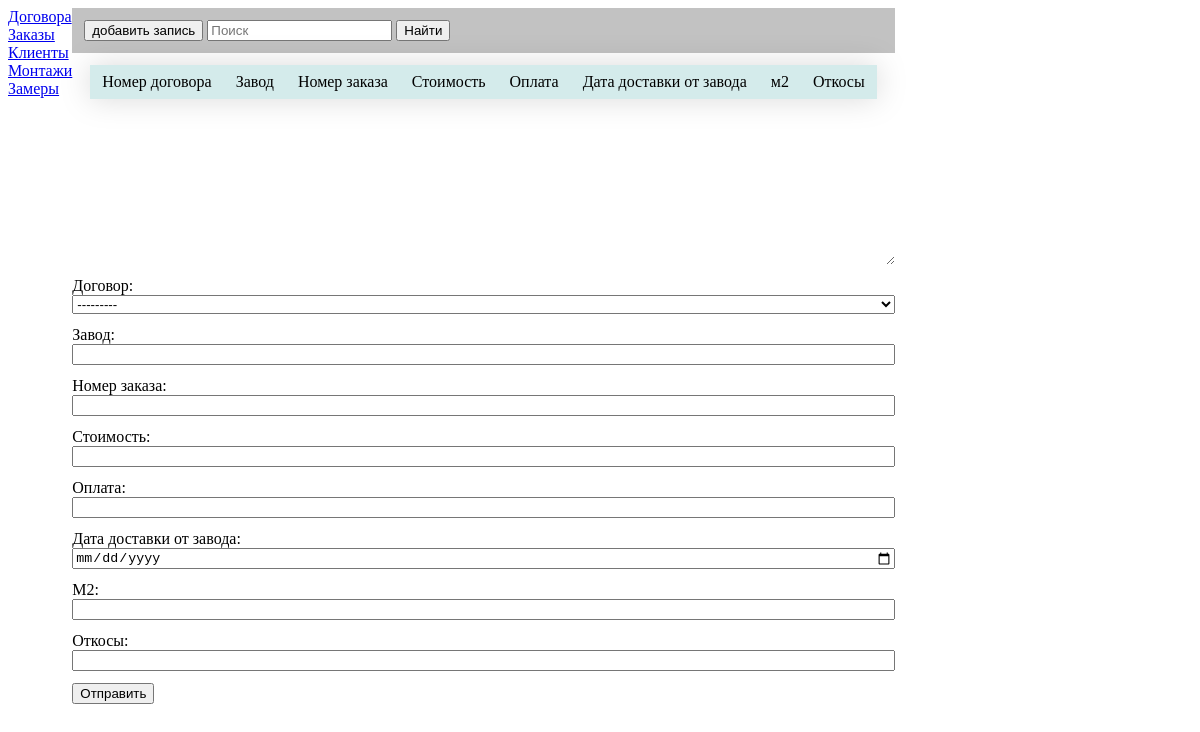
Page /forms/orders on the earlier database version.
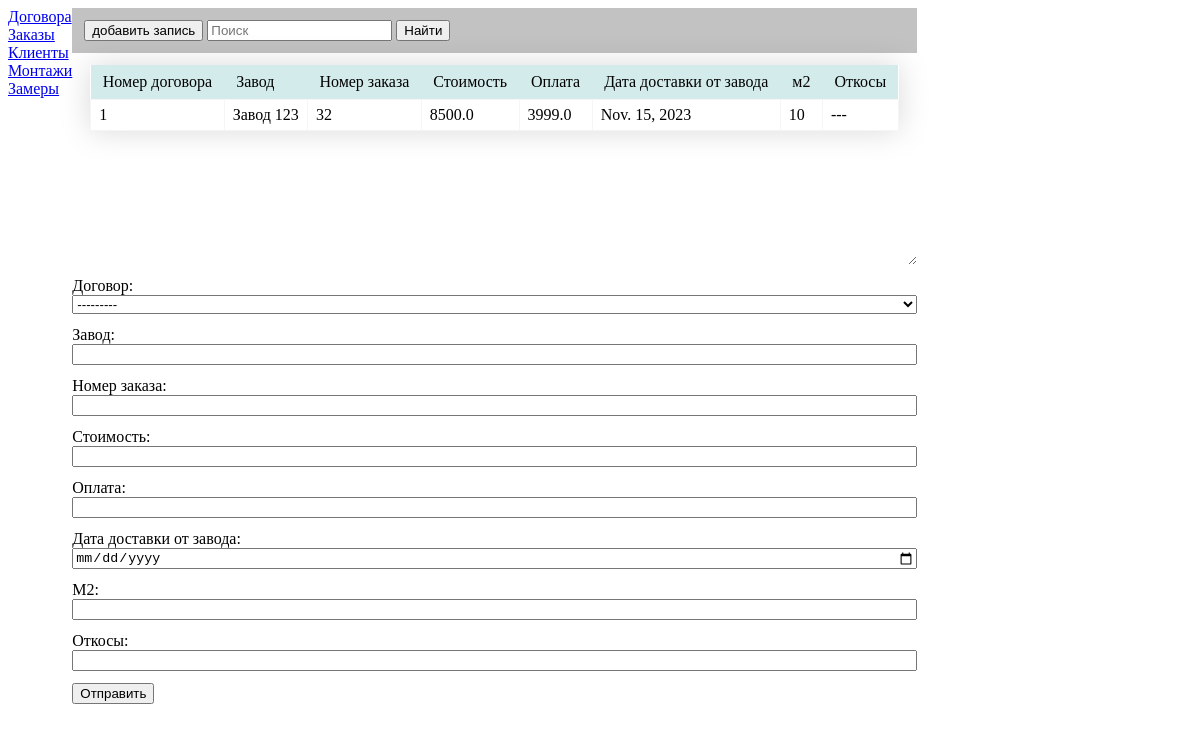
Same page on the later database version.
### main_forms/models.py (models this page shows)
class Orders(models.Model):
    contract = models.ForeignKey(Contracts, on_delete=models.CASCADE)
    factory = models.CharField(max_length=255, verbose_name='Завод')                        # Завод.
    order_number = models.CharField(max_length=255, verbose_name='Номер заказа')            # Номер заказа.
    price = models.FloatField(verbose_name='Стоимость')                                     # Стоимость.
    payment = models.FloatField(verbose_name='Оплата')                                      # Оплата.
    delivery_date = models.DateField(verbose_name='Дата доставки от завода')                # Дата доставки от завода.
    square_meters = models.CharField(max_length=255, verbose_name='м2')                     # м2.
    slopes = models.CharField(max_length=255, verbose_name='Откосы')                        # Откосы.
    objects = models.Manager()

class Contracts(models.Model):
    customer = models.ForeignKey(Customers, on_delete=models.CASCADE)
    contract_number = models.CharField(max_length=255, verbose_name='Номер договора')       # Номер договора.
    address = models.CharField(max_length=255, verbose_name='Адрес')                        # Адрес
    price = models.FloatField(verbose_name='Цена')                                          # Цена.
    prepayment = models.FloatField(verbose_name='Предоплата')                               # Предоплата.
    debt = models.FloatField(verbose_name='Долг')                                           # Долг.
    delivery_date_by_contract = models.DateField(verbose_name='Дата доставки по договору')  # Дата доставки по договору.
    objects = models.Manager()
    def __str__(self):
        return self.contract_number

### main_forms/views.py (the view)
# urls.py: path("forms/orders", views.create_order, name="create_order"),
def create_order(request):
    table_data = Orders.objects.all()
    return create_entity(request, table_data, OrdersForm, "main_forms/orders.html")

### main_forms/views.py (called while the page is built)
def create_entity(request, table_data, form_class, template_name):
    if request.method == 'POST':
        form = form_class(request.POST)
        if form.is_valid():
            task = form.save(commit=False)
            task.save()
    else:
        form = form_class
    context = {'table_data': table_data, "form": form}
    return render(request, template_name, context=context)

### main_forms/templates/main_forms/orders.html (shortened to what this page needs)
{% extends "main_forms/base.html" %}
{% block form_block %}
<div class="table-container">
  <table>
    <thead>
      <tr>
        <th>Номер договора</th>
        <th>Завод</th>
        <th>Номер заказа</th>
        <th>Стоимость</th>
        <th>Оплата</th>
        <th>Дата доставки от завода</th>
        <th>м2</th>
        <th>Откосы</th>
      </tr>
    </thead>
    <tbody>
      {% for row in table_data %}
      <tr>
        <td>{{ row.contract.contract_number }}</td>
        <td>{{ row.factory }}</td>
        <td>{{ row.order_number }}</td>
        <td>{{ row.price }}</td>
        <td>{{ row.payment }}</td>
        <td>{{ row.delivery_date }}</td>
        <td>{{ row.square_meters }}</td>
        <td>{{ row.slopes }}</td>
      </tr>
      {% endfor %}
    </tbody>
  </table>
</div>
<form action="{% url 'create_order' %}" method="post">
  {{ form.as_div }}
  <button type="submit" name="submit">Отправить</button>
</form>
{% endblock %}

Differences in the rows shown:
added Orders: contract.contract_number "1", factory "Завод 123", order_number "32", price "8500.0", payment "3999.0", delivery_date "Nov. 15, 2023", square_meters "10", slopes "---"
